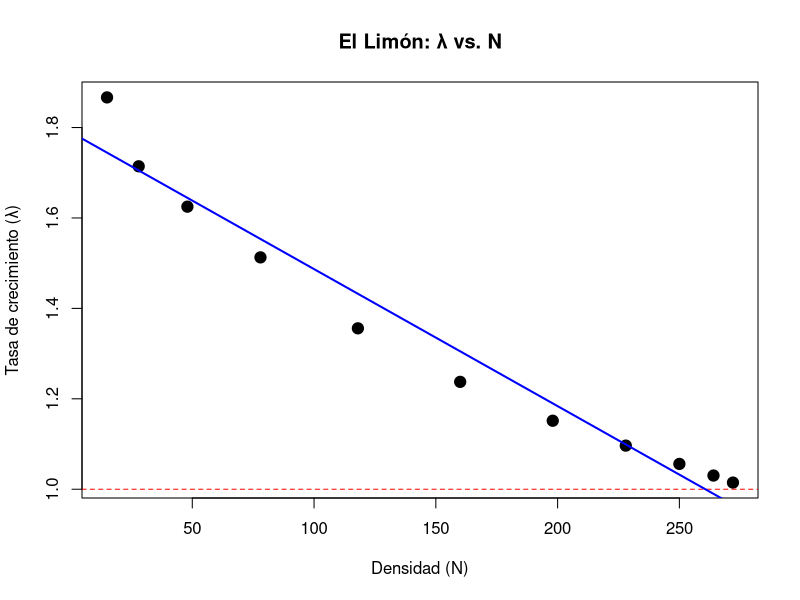
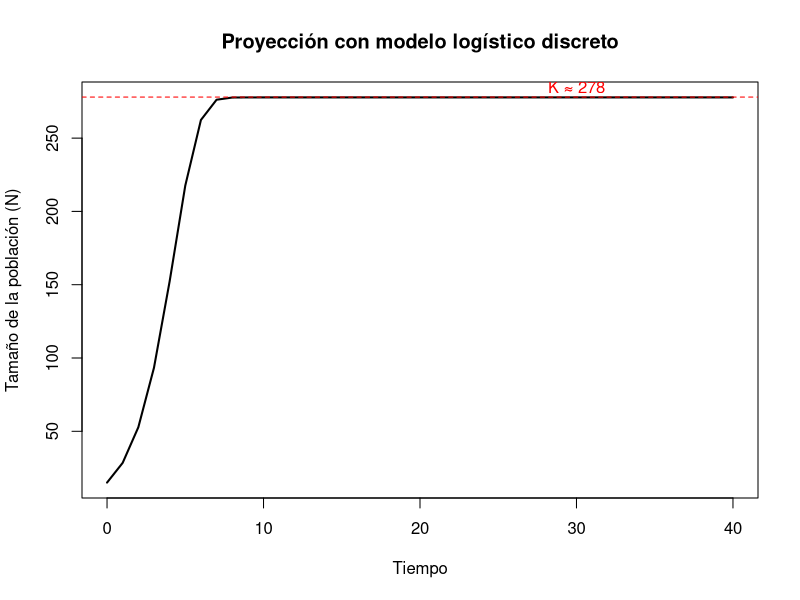
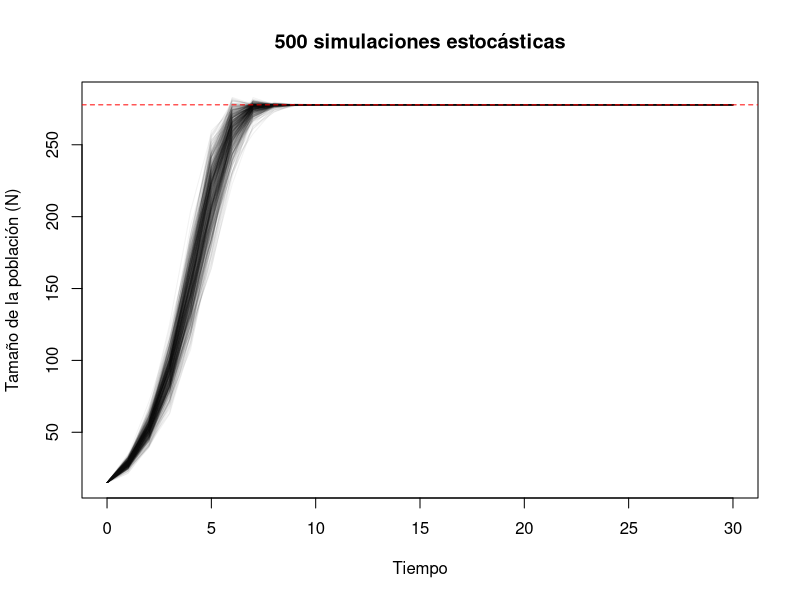
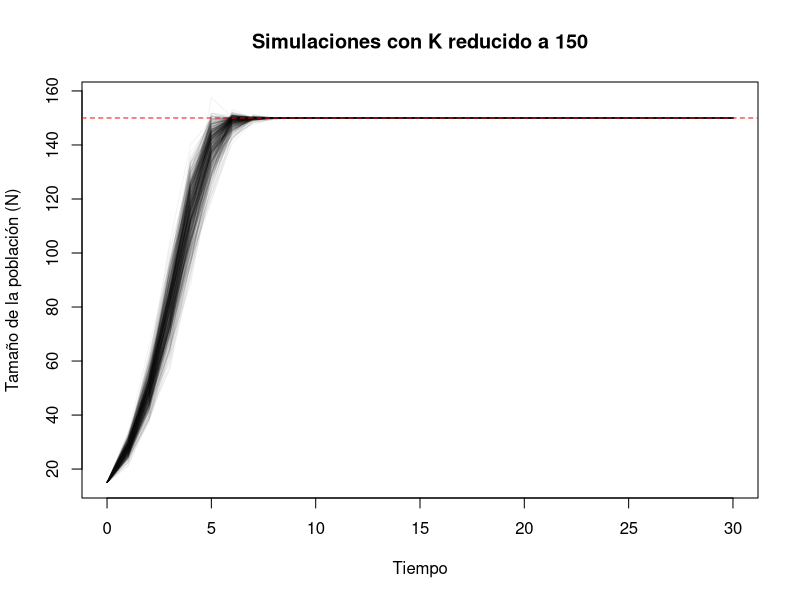

These charts were generated, in order, by the following R code:
## ---- chunk 1
N_t <- c(15, 28, 48, 78, 118, 160, 198, 228, 250, 264, 272, 276)
lambda_t <- N_t[-1] / N_t[-length(N_t)]

plot(N_t[-length(N_t)], lambda_t, pch = 19, cex = 1.5,
     xlab = "Densidad (N)", ylab = "Tasa de crecimiento (λ)",
     main = "El Limón: λ vs. N")
abline(h = 1, lty = 2, col = "red")
abline(lm(lambda_t ~ N_t[-length(N_t)]), col = "blue", lwd = 2)
## ---- chunk 2
N_prev <- N_t[-length(N_t)]
modelo <- lm(lambda_t ~ N_prev)
a <- coef(modelo)[1]
b <- coef(modelo)[2]

cat("Intercepto (a):", round(a, 4), "\n")
cat("Pendiente (b):", round(b, 6), "\n")
## ---- chunk 3
dlogistic <- function(alpha, rd, N0, t) {
  N <- c(N0, numeric(t))
  for (i in 1:t) {
    N[i + 1] <- N[i] + rd * N[i] * (1 - alpha * N[i])
  }
  return(N)
}

N_sim <- dlogistic(alpha = 0.0036, rd = 0.95, N0 = 15, t = 40)

plot(0:40, N_sim, type = "l", lwd = 2,
     xlab = "Tiempo", ylab = "Tamaño de la población (N)",
     main = "Proyección con modelo logístico discreto")
abline(h = 278, lty = 2, col = "red")
text(30, 285, "K ≈ 278", col = "red")
## ---- chunk 4
set.seed(42)
sims <- 500
t_sim <- 30
N0 <- 15
alpha <- 0.0036
K <- 1/alpha

resultados <- matrix(NA, t_sim + 1, sims)
resultados[1, ] <- N0

for (s in 1:sims) {
  rd_sim <- rnorm(t_sim, mean = 0.95, sd = 0.15)
  for (i in 1:t_sim) {
    N <- resultados[i, s]
    resultados[i + 1, s] <- N + rd_sim[i] * N * (1 - alpha * N)
    if (resultados[i + 1, s] < 0) resultados[i + 1, s] <- 0
  }
}

matplot(0:t_sim, resultados, type = "l", lty = 1,
        col = rgb(0, 0, 0, 0.05),
        xlab = "Tiempo", ylab = "Tamaño de la población (N)",
        main = "500 simulaciones estocásticas")
abline(h = K, lty = 2, col = "red")
## ---- chunk 5
prob_critico <- mean(apply(resultados, 2, function(x) any(x < 50)))
cat("Probabilidad de caer por debajo de 50 individuos:", round(prob_critico * 100, 1), "%\n")
## ---- chunk 6
set.seed(42)
alpha_nuevo <- 1/150
resultados2 <- matrix(NA, t_sim + 1, sims)
resultados2[1, ] <- N0

for (s in 1:sims) {
  rd_sim <- rnorm(t_sim, mean = 0.95, sd = 0.15)
  for (i in 1:t_sim) {
    N <- resultados2[i, s]
    resultados2[i + 1, s] <- N + rd_sim[i] * N * (1 - alpha_nuevo * N)
    if (resultados2[i + 1, s] < 0) resultados2[i + 1, s] <- 0
  }
}

matplot(0:t_sim, resultados2, type = "l", lty = 1,
        col = rgb(0, 0, 0, 0.05),
        xlab = "Tiempo", ylab = "Tamaño de la población (N)",
        main = "Simulaciones con K reducido a 150")
abline(h = 150, lty = 2, col = "red")
